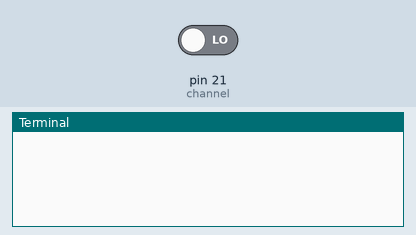
Recording of a program running on a simulated Raspberry Pi (header pin numbers). Shown: the last lines printed to the terminal. Inputs (shaded band) come from the test bench; at power-on: pin 21 (channel) LOW.

Above: at 1.2 s.
1.3 s: pin 21 (channel) driven HIGH
At 2.3 s:
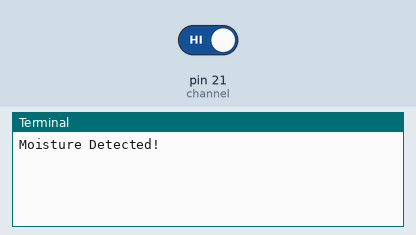
2.8 s: pin 21 (channel) driven LOW
At 3.4 s:
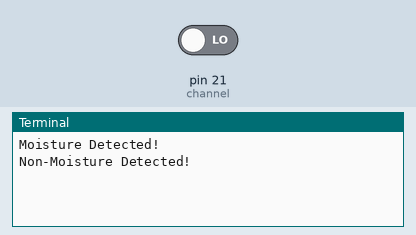

The program:

Program-2.py
```python
#https://github.com/thyagarajank/Raspberry-Pi-IoT-Sensors-Program
import RPi.GPIO as GPIO
import time

#GPIO SETUP
channel = 21
GPIO.setmode(GPIO.BOARD)
GPIO.setup(channel, GPIO.IN)

def callback(channel):
        if GPIO.input(channel):
                print "Moisture Detected!"
        else:
                print "Non-Moisture Detected!"

GPIO.add_event_detect(channel, GPIO.BOTH, bouncetime=300)  # let us know when the pin goes HIGH or LOW
GPIO.add_event_callback(channel, callback)  # assign function to GPIO PIN, Run function on change

# infinite loop
while True:
        time.sleep(1)
```

Measured:
- after the input at 1.3 s, the terminal: prints a new line at once (image 1)
- after the input at 2.8 s, the terminal: prints a new line at once (image 2)
